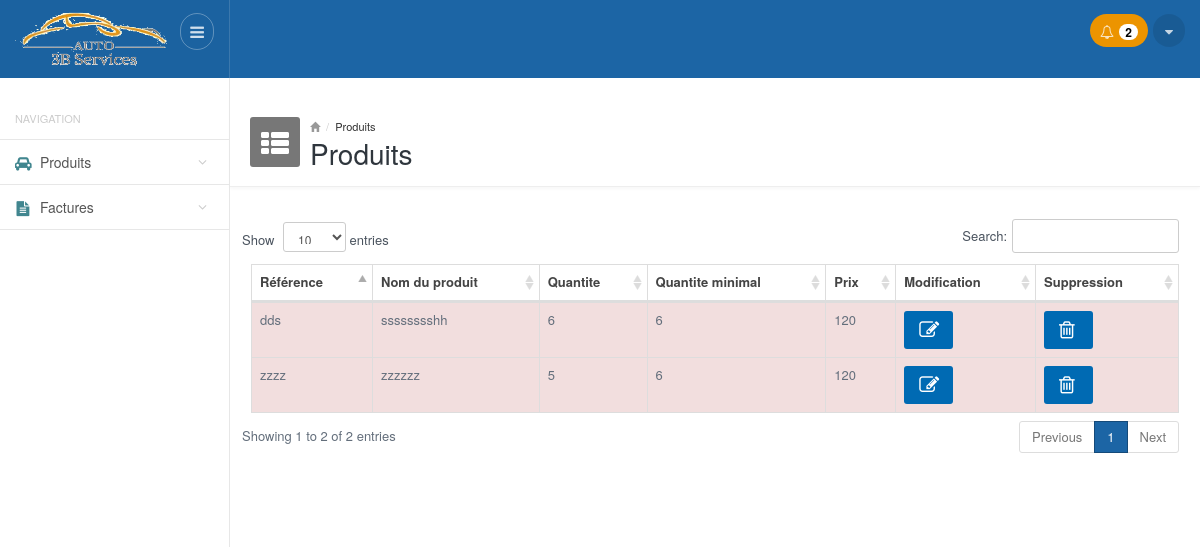
Page /notif_produits.php (signed in) on the earlier database version.
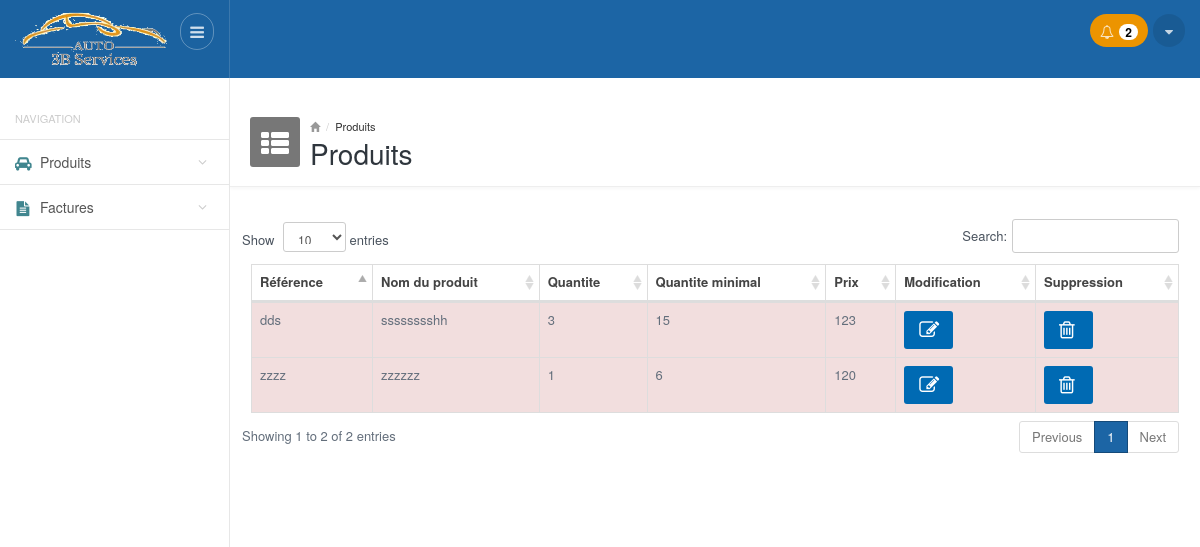
Same page on the later database version.
### tables this page shows
CREATE TABLE `produits` (
  `ref` varchar(250) NOT NULL DEFAULT '',
  `nom` varchar(250) NOT NULL,
  `prix` float NOT NULL,
  `qte` int(11) NOT NULL DEFAULT '0',
  `qte_min` int(11) NOT NULL DEFAULT '0'
);

### functions.php (called while the page is built, shortened)
<?php
function getAllProductsNotif()
{
     $result = mysql_query("SELECT * FROM produits WHERE qte_min>=qte") or die(mysql_error());
     $produits = array();
     while($row = mysql_fetch_array($result))
        $produits[] = $row;
    return $produits;
}
?>

### notif_produits.php (the view, shortened to what this page needs)
<?php
require_once __DIR__ . '/functions.php';
require_once __DIR__ . '/header.php'; ?>
<div class="mainpanel">
    <div class="pageheader">
        <div class="media">
            <div class="pageicon pull-left">
                <i class="fa fa-th-list"></i>
            </div>
            <div class="media-body">
                <ul class="breadcrumb">
                    <li><a href="#"><i class="glyphicon glyphicon-home"></i></a></li>
                    <li><a href="#">Produits</a></li>
                </ul>
                <h4>Produits</h4>
            </div>
        </div>
    </div>
    <div class="contentpanel">
        <div class="panel panel-primary-head">
            <div>
            </div>
            <table id="basicTable" class="table table-striped table-bordered responsive">
                <thead class="">
                    <tr>
                        <th>Référence</th>
                        <th>Nom du produit</th>
                        <th>Quantite</th>
                        <th>Quantite minimal</th>
                        <th>Prix</th>
                        <th>Modification</th>
                        <th>Suppression</th>
                    </tr>
                </thead>
                <tbody>
                    <?php
                      $produits= getAllProductsNotif();
                      foreach($produits as $produit){ ?>
                            <tr class="warning_red">
                              <td class="warning_red"><?php echo $produit['ref']; ?> </td>
                              <td class="warning_red"><?php echo $produit['nom']; ?> </td>
                              <td class="warning_red"><?php echo $produit['qte']; ?> </td>
                              <td class="warning_red"><?php echo $produit['qte_min']; ?> </td>
                              <td class="warning_red"><?php echo $produit['prix']; ?> </td>
                              <td class="center warning_red"><a class="btn btn-primary blue_b" href="modifier_produit.php?ref=<?php echo $produit['ref']; ?>"><i class="fa fa-edit"></i></a></td>
                              <td class="center warning_red"><a class="btn btn-primary blue_b" href="php_supprimer_produit.php?ref=<?php echo $produit['ref']; ?>"><i class="fa fa-trash-o"></i></a></td>
                            </tr>
                        <?php } ?>
                </tbody>
            </table>
        </div>
        <br />
    </div>
</div>
<?php
require_once __DIR__ . '/footer.php'; ?>

Differences in the rows shown:
changed produits "zzzz": qte "5" → "1"
changed produits "dds": qte "6" → "3"; qte_min "6" → "15"; prix "120" → "123"
